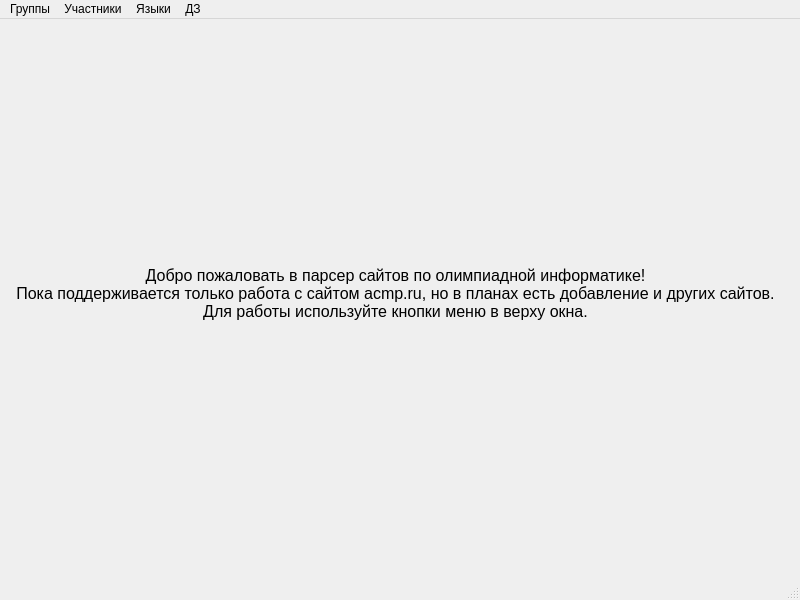
<?xml version="1.0" encoding="UTF-8"?>
<ui version="4.0">
 <class>MainWindow</class>
 <widget class="QMainWindow" name="MainWindow">
  <property name="geometry">
   <rect>
    <x>0</x>
    <y>0</y>
    <width>800</width>
    <height>600</height>
   </rect>
  </property>
  <property name="windowTitle">
   <string>Парсер сайтов по ОИ</string>
  </property>
  <widget class="QWidget" name="centralwidget">
   <widget class="QLabel" name="label">
    <property name="geometry">
     <rect>
      <x>5</x>
      <y>9</y>
      <width>781</width>
      <height>531</height>
     </rect>
    </property>
    <property name="font">
     <font>
      <pointsize>12</pointsize>
     </font>
    </property>
    <property name="text">
     <string>Добро пожаловать в парсер сайтов по олимпиадной информатике!
Пока поддерживается только работа с сайтом acmp.ru, но в планах есть добавление и других сайтов.
Для работы используйте кнопки меню в верху окна.</string>
    </property>
    <property name="alignment">
     <set>Qt::AlignCenter</set>
    </property>
   </widget>
  </widget>
  <widget class="QMenuBar" name="menubar">
   <property name="geometry">
    <rect>
     <x>0</x>
     <y>0</y>
     <width>800</width>
     <height>21</height>
    </rect>
   </property>
   <widget class="QMenu" name="menu_1">
    <property name="title">
     <string>Группы</string>
    </property>
   </widget>
   <widget class="QMenu" name="menu_2">
    <property name="title">
     <string>Участники</string>
    </property>
   </widget>
   <widget class="QMenu" name="menu_3">
    <property name="title">
     <string>Языки</string>
    </property>
   </widget>
   <widget class="QMenu" name="menu_4">
    <property name="title">
     <string>ДЗ</string>
    </property>
   </widget>
   <addaction name="menu_1"/>
   <addaction name="menu_2"/>
   <addaction name="menu_3"/>
   <addaction name="menu_4"/>
  </widget>
  <widget class="QStatusBar" name="statusbar"/>
  <action name="actionAdd">
   <property name="text">
    <string>add</string>
   </property>
  </action>
  <action name="action">
   <property name="text">
    <string>Настройки</string>
   </property>
  </action>
  <action name="action_3">
   <property name="text">
    <string>Настройки</string>
   </property>
  </action>
 </widget>
 <resources/>
 <connections/>
</ui>
